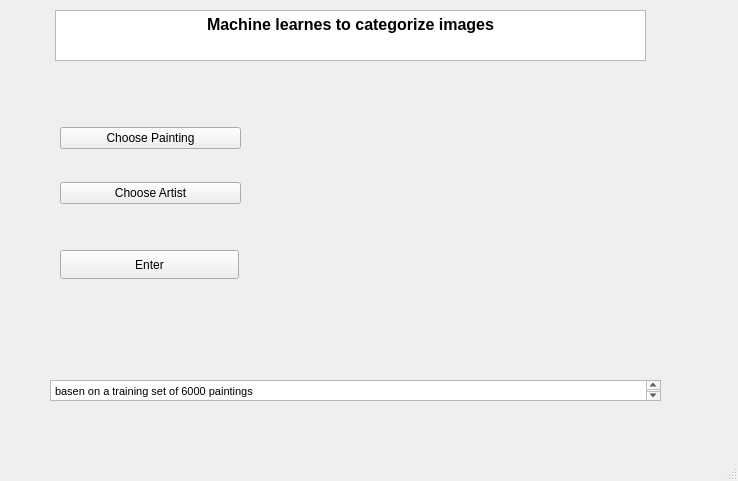
<?xml version="1.0" encoding="UTF-8"?>
<ui version="4.0">
 <class>MainWindow</class>
 <widget class="QMainWindow" name="MainWindow">
  <property name="geometry">
   <rect>
    <x>0</x>
    <y>0</y>
    <width>738</width>
    <height>481</height>
   </rect>
  </property>
  <property name="windowTitle">
   <string>MainWindow</string>
  </property>
  <widget class="QWidget" name="centralwidget">
   <widget class="QTextBrowser" name="title">
    <property name="geometry">
     <rect>
      <x>55</x>
      <y>10</y>
      <width>591</width>
      <height>51</height>
     </rect>
    </property>
    <property name="html">
     <string>&lt;!DOCTYPE HTML PUBLIC &quot;-//W3C//DTD HTML 4.0//EN&quot; &quot;http://www.w3.org/TR/REC-html40/strict.dtd&quot;&gt;
&lt;html&gt;&lt;head&gt;&lt;meta name=&quot;qrichtext&quot; content=&quot;1&quot; /&gt;&lt;meta charset=&quot;utf-8&quot; /&gt;&lt;style type=&quot;text/css&quot;&gt;
p, li { white-space: pre-wrap; }
hr { height: 1px; border-width: 0; }
li.unchecked::marker { content: &quot;\2610&quot;; }
li.checked::marker { content: &quot;\2612&quot;; }
&lt;/style&gt;&lt;/head&gt;&lt;body style=&quot; font-family:'Segoe UI'; font-size:9pt; font-weight:400; font-style:normal;&quot;&gt;
&lt;p align=&quot;center&quot; style=&quot; margin-top:0px; margin-bottom:0px; margin-left:0px; margin-right:0px; -qt-block-indent:0; text-indent:0px;&quot;&gt;&lt;span style=&quot; font-size:12pt; font-weight:700;&quot;&gt;Machine learnes to categorize images&lt;/span&gt;&lt;/p&gt;&lt;/body&gt;&lt;/html&gt;</string>
    </property>
   </widget>
   <widget class="QLabel" name="painting1">
    <property name="geometry">
     <rect>
      <x>440</x>
      <y>80</y>
      <width>201</width>
      <height>211</height>
     </rect>
    </property>
    <property name="text">
     <string/>
    </property>
    <property name="pixmap">
     <pixmap>../Frida_Kahlo_19.jpg</pixmap>
    </property>
    <property name="scaledContents">
     <bool>true</bool>
    </property>
   </widget>
   <widget class="QLabel" name="painting2">
    <property name="geometry">
     <rect>
      <x>280</x>
      <y>80</y>
      <width>151</width>
      <height>211</height>
     </rect>
    </property>
    <property name="text">
     <string/>
    </property>
    <property name="pixmap">
     <pixmap>../example_paintings/Vincent_van_Gogh_245.jpg</pixmap>
    </property>
    <property name="scaledContents">
     <bool>true</bool>
    </property>
   </widget>
   <widget class="QWidget" name="verticalLayoutWidget">
    <property name="geometry">
     <rect>
      <x>60</x>
      <y>100</y>
      <width>181</width>
      <height>131</height>
     </rect>
    </property>
    <layout class="QVBoxLayout" name="verticalLayout">
     <item>
      <widget class="QPushButton" name="painting">
       <property name="text">
        <string>Choose Painting</string>
       </property>
       <property name="checkable">
        <bool>false</bool>
       </property>
      </widget>
     </item>
     <item>
      <widget class="QPushButton" name="artist">
       <property name="text">
        <string>Choose Artist</string>
       </property>
      </widget>
     </item>
    </layout>
   </widget>
   <widget class="QTextBrowser" name="footer">
    <property name="geometry">
     <rect>
      <x>50</x>
      <y>380</y>
      <width>611</width>
      <height>21</height>
     </rect>
    </property>
    <property name="html">
     <string>&lt;!DOCTYPE HTML PUBLIC &quot;-//W3C//DTD HTML 4.0//EN&quot; &quot;http://www.w3.org/TR/REC-html40/strict.dtd&quot;&gt;
&lt;html&gt;&lt;head&gt;&lt;meta name=&quot;qrichtext&quot; content=&quot;1&quot; /&gt;&lt;meta charset=&quot;utf-8&quot; /&gt;&lt;style type=&quot;text/css&quot;&gt;
p, li { white-space: pre-wrap; }
hr { height: 1px; border-width: 0; }
li.unchecked::marker { content: &quot;\2610&quot;; }
li.checked::marker { content: &quot;\2612&quot;; }
&lt;/style&gt;&lt;/head&gt;&lt;body style=&quot; font-family:'Segoe UI'; font-size:9pt; font-weight:400; font-style:normal;&quot;&gt;
&lt;p style=&quot; margin-top:0px; margin-bottom:0px; margin-left:0px; margin-right:0px; -qt-block-indent:0; text-indent:0px;&quot;&gt;&lt;span style=&quot; font-size:8pt;&quot;&gt;basen on a training set of 6000 paintings&lt;/span&gt;&lt;/p&gt;&lt;/body&gt;&lt;/html&gt;</string>
    </property>
   </widget>
   <widget class="QPushButton" name="enter">
    <property name="geometry">
     <rect>
      <x>60</x>
      <y>250</y>
      <width>179</width>
      <height>29</height>
     </rect>
    </property>
    <property name="text">
     <string>Enter</string>
    </property>
   </widget>
  </widget>
  <widget class="QMenuBar" name="menubar">
   <property name="geometry">
    <rect>
     <x>0</x>
     <y>0</y>
     <width>738</width>
     <height>26</height>
    </rect>
   </property>
  </widget>
  <widget class="QStatusBar" name="statusbar"/>
 </widget>
 <resources/>
 <connections/>
</ui>
